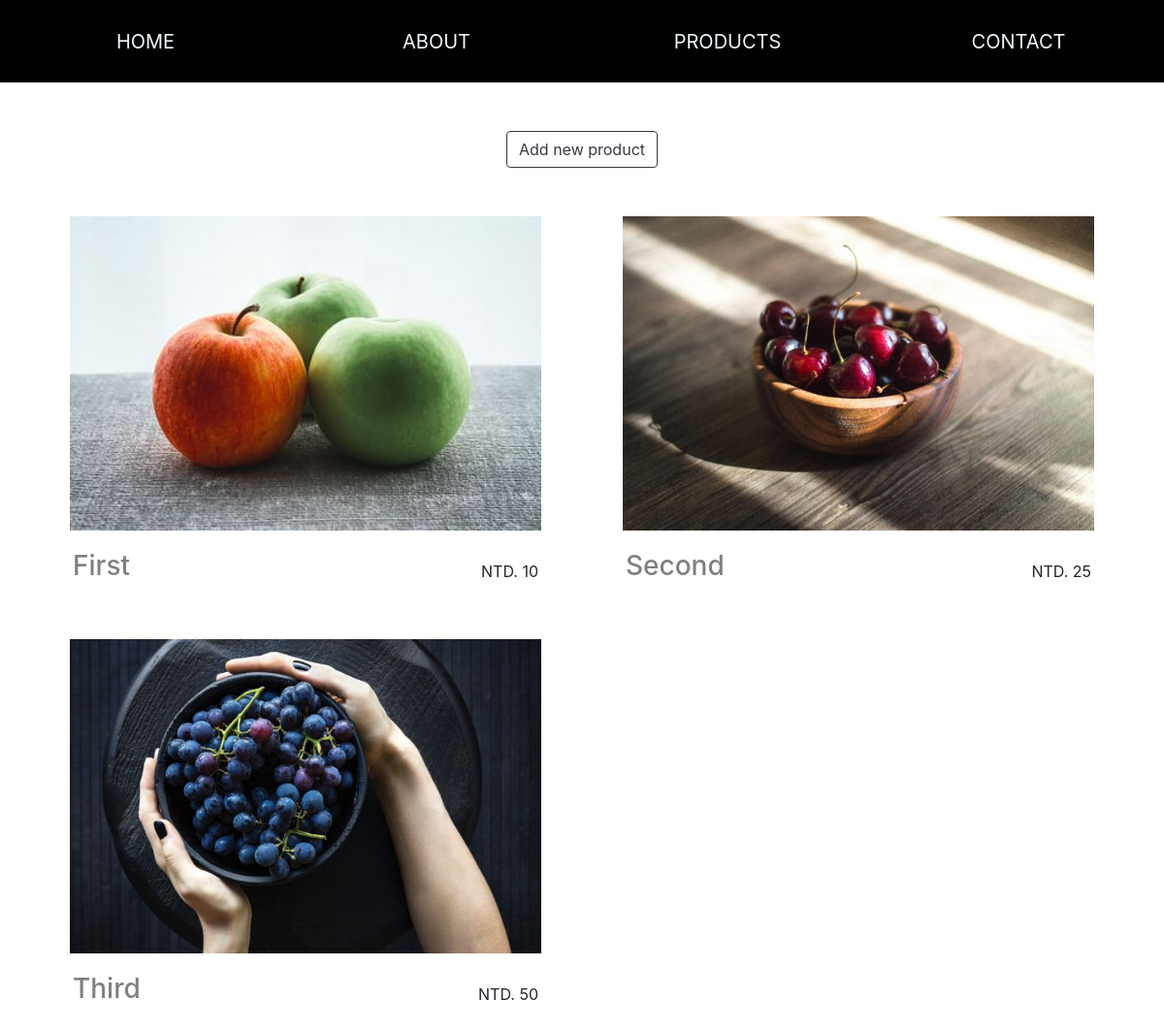
/product/, run on an earlier commit of the app's database.
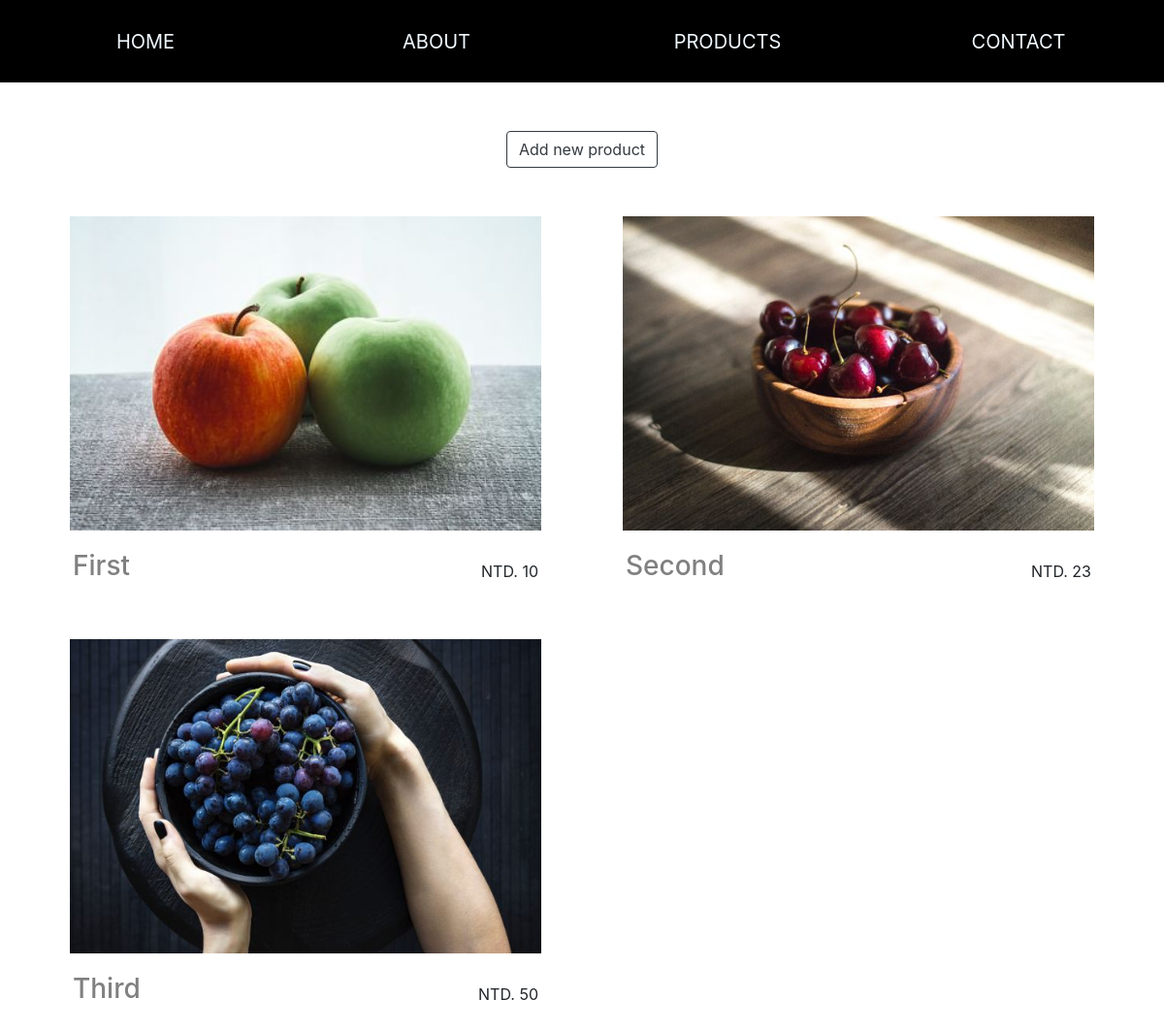
And on a later commit of the database.
### product/models.py (models this page shows)
class Product(models.Model):
    name = models.CharField(max_length=200)
    img = models.ImageField(upload_to = 'pictures/', max_length = 255, null=True, blank = True)
    price = models.IntegerField(validators=[validate_even])
    description = models.TextField(blank=True, null=True)
    def get_absolute_url(self):
        return reverse("product:product-detail", kwargs={"my_id": self.id})

### product/views.py (the view)
# urls.py: path('', ProductListView.as_view(), name = 'product-list'),
class ProductListView(ListView):
    template_name = 'product/product_list.html'
    queryset = Product.objects.all()

### product/templates/product/product_list.html
{% extends 'base.html' %}
{% block content %}
<div class="container">
    <div class="row">
        <div class="col-12 product">
            <a href="create/" alt="add_new_item"><button type="button" class="btn btn-outline-dark">Add new product</button></a>
        </div>
            {% for instance in object_list %}
        <div class="col-md-6 col-sm-12 product">
            {% if instance.img %}
            <img src="{{ instance.img.url }}" alt="" width="90%" />
            {% endif %}
            <div>
                <h3>
                    <a href="{{ instance.get_absolute_url }}">{{ instance.name }}</a>
                </h3>
                <p class='price'>NTD. {{instance.price}} </p>
            </div>
        </div>
        {% endfor %}
    </div>
</div>
{% endblock %}

### templates/base.html (shortened to what this page needs)
<!DOCTYPE html>
{% load staticfiles %}
<html lang="en">
<head>
    <link rel="stylesheet" href="https://stackpath.bootstrapcdn.com/bootstrap/4.1.3/css/bootstrap.min.css">
    <link rel="stylesheet" href="{% static 'css/style.css' %}">
</head>
<body>
    {% include 'header.html' %}
    {% block content %}
    {% endblock content %}
</body>
</html>

### templates/header.html (shortened to what this page needs)
{% load staticfiles %}
{% block content %}
<nav id="main">
        <ul>
          <li class="menu"><a href="/">Home</a>
          </li>
          <li class="menu"><a href="/about/">About</a>
          </li>
          <li class="menu"><a href="/product/">Products</a>
          </li>
          <li class="menu"><a href="/contact/">Contact</a>
          </li>
        </ul>
      </nav>
{% endblock%}

### static/css/style.css (style rules this page uses)
html { box-sizing: border-box; }
body { background-color: #ffffff; margin: 0 auto; }
*, *:before, *:after { box-sizing: inherit; }
nav#main { display: flex; display: -webkit-flex; -webkit-align-items: center; align-items: center; justify-content: center; text-align: center; background-color: #000000; width: 100%; top: 0; position: relative; z-index: 1; }
ul { text-align: center; color: #ffffff; list-style: none; text-decoration: none; display: flex; padding: 0; width: 100%; margin: 0; }
.menu, .ham, .logo { display: flex; flex: 1; text-align: center; font-size: 20px; width: 20%; align-items: center; justify-content: center; text-transform: uppercase; }
a { text-decoration: none; color: aliceblue; padding: 20px; display: inline-block; }
.product { display: inline-block; text-align: center; padding-top: 30px; }
.product a { color: grey; }
.product h3 { float: left; padding-left: 10px; }
.product p { padding-top: 30px; }
.product button { display:block; }
.price { float:right; padding-right: 30px; }

What changed in the data, as far as the page shows it:
changed Product "Second": price "25" → "23"
